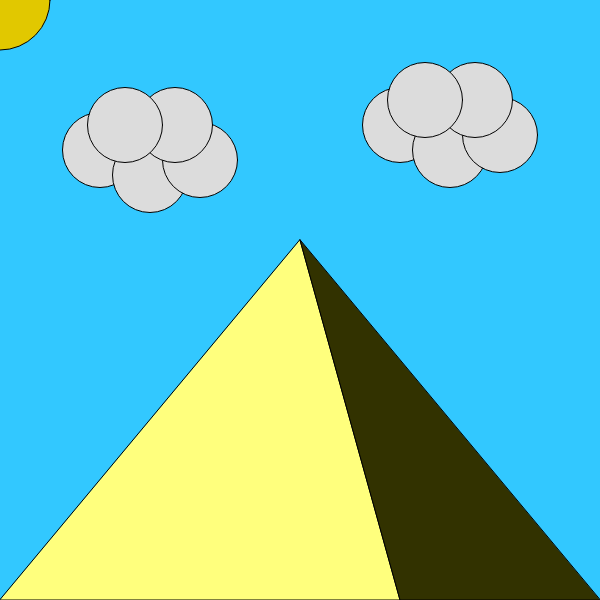
Frame 1 (no input)
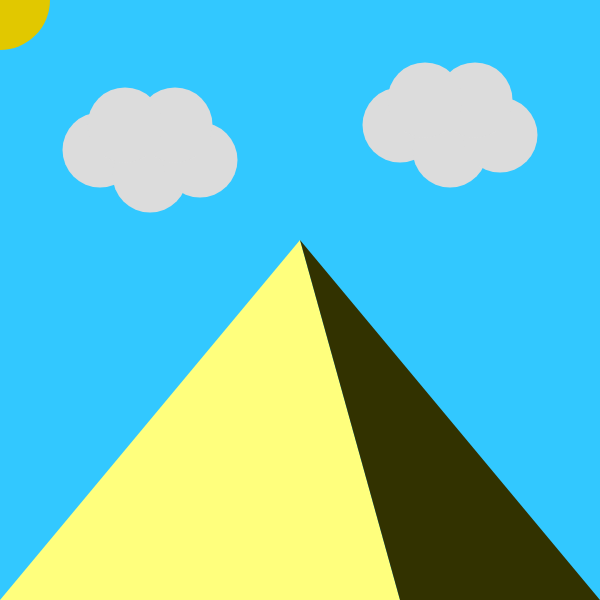
Frame 60 (no input)
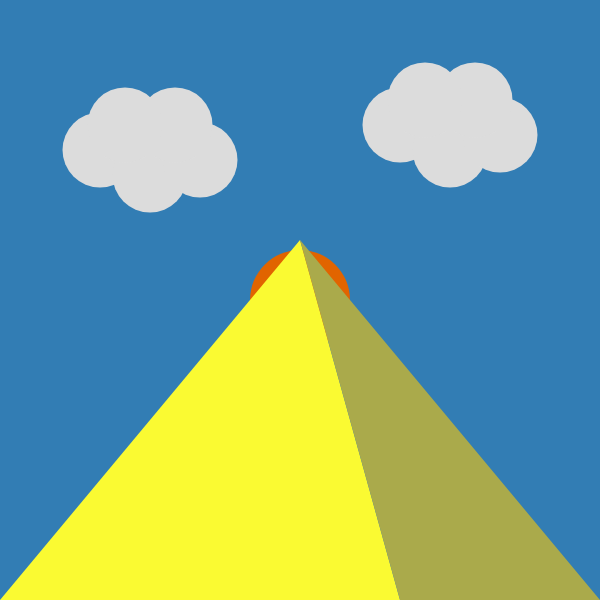
Frame 120 (the mouse pressed at the canvas centre since frame 60)

The p5.js sketch that drew these frames (run headless with seeded random() and noise() and a simulated clock; from frame 60 on, the mouse is pressed at the canvas centre):

// p5.js sketch
// ── sketch.js
// Interactive Scene
// Caleb Schwab
// 9/16/2025

let suncolor = 1 // var so it starts with yellow sun

function setup() {
  createCanvas(600,600);
}

function draw() {
  background(50, 200-(mouseY/4), 255-(mouseY/4)); // background with mouseY so that change color with height
  clouds()
  sun()
  pyramid()
  noStroke()
}
function mousePressed() {
  if (mouseButton === LEFT && mouseIsPressed) { // check if mouse is pressed
    if (suncolor >= 3) { // To reset so that the colors go in a loop
      suncolor = 0
    }
   suncolor += 1
  }
}
function sun() {
  if (suncolor === 1) { // math so that each click will set to different color
    fill(225, 200, 0) // yellow
  }
  else if (suncolor === 2) {
    fill(225, 100, 0) // red
  }
  else{
    fill(255, 255, 255) // white
  }
  circle(mouseX, mouseY, 100)
}
 
function pyramid() {
  fill(400-(mouseX/2), 400-(mouseX/2), 125-(mouseX/4)) // color for left side pyramid, with mouse coords for color change
triangle((width/2), (height/2.5), 400, 600, 0, 600 )// left side
fill(50+(mouseX/2.5), 50+(mouseX/2.5), mouseX/4) // color for right side pyramid and similar math
triangle(width/2, height/2.5, 400, 600, 600, 600) // right side
}
function clouds() {
  fill(220, 220, 220) // Fills with a light grey
  circle(400, 125, 75) //Each Cloud
  circle(450, 150, 75)
  circle(500, 135, 75)
  circle(475, 100, 75)
  circle(425, 100, 75)

  circle(100, 150, 75) //Each Cloud
  circle(150, 175, 75)
  circle(200, 160, 75)
  circle(175, 125, 75)
  circle(125, 125, 75)
  
}
